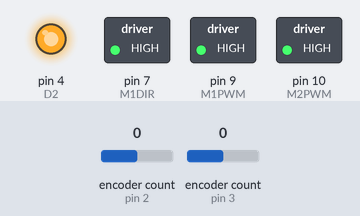
A sketch run on a simulated Arduino Uno, built with avr-gcc and run on an emulated ATmega328P. On the bench: switched loads named in the sketch (green lamp = pin HIGH), output pins drawn as LEDs (lit = HIGH). The test bench sets the inputs (shaded band); at power-on: encoder count (sensors on pin 2, pin 3) 0. What the sketch prints to the serial monitor is not drawn.

Above: at 0.1 s.
Timing chart, 0 to 1.6 s (numbered marks = the images above):
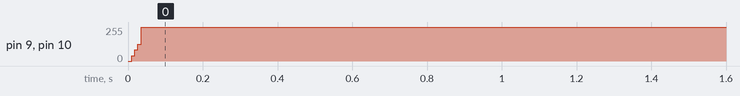

Measured:
- by itself, pin 9 (M1PWM), pin 10 (M2PWM): 0/255 → 255/255 at 0.01 s

The sketch:

demo2_arduino.ino
```cpp
//in this file we handle the arduino communcation with the motors for our robot. You can see the well commented code for our controllers that allows for us to complete this demo.

#include "Arduino.h"
#define ENCODER_OPTIMIZE_INTERRUPTS
#include <Encoder.h>
#include <Wire.h>
#define SLAVE_ADDRESS 0X04

//Define constants for numerial and pin input/output operations
#define pi 3.1415
#define D2 4
#define M1DIR 7
#define M2DIR 8
#define M1PWM 9
#define M2PWM 10
#define SF 12
#define period 8

//Variables for MATLAB serial communication
String InputString = ""; // a string to hold incoming data
bool StringComplete = false;


//Variables for forward velocity PI controller
float setRhoPrime = 0;
float finalRhoPrime = 0;
float kpRhoPrime = 5;  //I changed this.. could be tuned. Literally don't touch these two
float kiRhoPrime = 1; //tune
float rhoIntegrator = 0;
float eRhoPrime;

//Variables for angular velocity PI controller
float setPhiPrime;
float finalPhiPrime;
float kpPhiPrime = 10;

float kiPhiPrime = 0;
float phiIntegrator = 0;
float ePhiPrime;
float delta = 0;

//Variables to define theta and thetadot on motor 1
float theta1 = 0;
float thetaold1 = 0;
float thetadot1 = 0;

//Variables to define theta and thetadot on motor 2
float theta2 = 0;
float thetaold2 = 0;
float thetadot2 = 0;

//Variables to define the voltages applied to the two motor system
float va;
float deltaVa;

//Variables to define characteristsics of the motors width and wheel radius
float radius = 0.075;
float distance = 0.355;

//Variables to define the individual voltages applied to motors 1 and 2
float v1;
float v2;

//Variables to define the individual pulse-width modulations applied to motors 1 and 2
float PWM1;
float PWM2;

//Variables to define the true forward and angular velocities calculated from the encoder readings
float rhoPrime;
float phiPrime;

//Variables for use in conditional statements of either gradual velocity incrementation of time readings
int i = 1;
int j = 1;

//Variables for use to store time values in thetadot calculations
unsigned long t = 0;
unsigned long told = 0;

//Variables for use to store time values in P(I)(D) controllers
double Ts = 0;
double Tc = millis();

//Variable for Demo2 that faciliatates data transfer between Pi and Arduino
/*float data = 0;*/

//Variables for angular position PID controller
float setPhi = 0.6;
float phi = 0;
float ePhi = 0;
//2.25
float phiKp = 6; //tune
//0.001
float phiKi = 1; //tune
float phiKd = 0.01; //tune
float positionIntegrator = 0;
float phiDerivative = 0;
float ePhiPast = 0;

//Variables to define parameters for straight motion
float setForwardDistance = 0;
float rho = 0;
float distanceMultiplier = 0;
signed char data = 0;
float last_data = 0;
int counter = 0;
bool marker_was_found = false;
bool moving_forward = false;
bool set_distance_once = false;
bool check_once = false;
int my_arr[] = {0,0,0,0,0};
bool stop_hardcoding = false;
bool garbage_value = false;
int next_state = 0;

//Defines encoders 1 and 2 and their respective pin connections
Encoder ENC1(3, 5);
Encoder ENC2(2, 6);

signed char data_test[32] = {0};
int i_test = 0;
float dist = 0;
float angle_desired = 0;
bool started_receiving_data = false;
bool once = false;
bool aruco_off_frame = false;
void setup() {

  //Sets baud rate and prints serial montitor statement
  Serial.begin(115200);
  InputString.reserve(200);
  Serial.println("Ready!");

  //Initites pin channels as 'HIGH' or as 'inputs/outputs'
  digitalWrite(D2, HIGH);
  pinMode(M1DIR, OUTPUT);
  pinMode(M1DIR, OUTPUT);
  pinMode(M1PWM, OUTPUT);
  pinMode(M2PWM, OUTPUT);
  pinMode(SF, INPUT);
  pinMode(D2, OUTPUT);

  //Defines forward/backward directions for the motors
  digitalWrite(M1DIR, 1); // 1 = forward, 0 = backward
  digitalWrite(M2DIR, 0); // 0 = forward, 1 = backward

  //Demo2 data transfer code
  Wire.begin(SLAVE_ADDRESS);
  Wire.onReceive(receiveData);
}

void loop() {


  switch(next_state){
    case 0:
      if (abs(ePhi) < 0.02){
          ENC1.write(0); //reset encoders
          ENC2.write(0);
//        ph/iKp = 12;
          setPhi =  0.600; //rotate our setPhi again
          setForwardDistance = 0;
          setRhoPrime = 0;
          finalRhoPrime = 0;
      }
      if (started_receiving_data == true){
        next_state = 1;
      }
      break;

    case 1:
      phiKp = 10;
      phiKi = 1.3;
      setPhi = angle_desired;

//      if (garbage_value == false){
//        next_state = 2;
//      }
      break;
    case 2:
      //some way to move to case 3
      if ((setPhi > 0.01 || setPhi < -0.01) && set_distance_once == false){
        next_state = 3;
      }
      break;
    case 3:
       ENC1.write(0); //resets encoders
       ENC2.write(0);
//       next_st/ate = 0;
       break;

  }

//  if (started_receiving_data == true){ //if we have data other than 0's
//    phiKp = 1.5;
//    phiKi = 0.0001;
////    if (ePhi > 0.01 || ePhi < -0.01){
////      setPhi = angle_desired;  //lets set our phi
////    }
////    i/f (once == false){
//      if (garbage_value == false){
//        Serial.println("setPhi");
//          setPhi = angle_desired;  //lets set our phi
//
//      }
////    }/
//
//    if ((setPhi > 0.01 || setPhi < -0.01) && set_distance_once == false){ //resets encoders if angle >0 and we have not moved forward
//      //could maybe delete set_distance_once?? not sure though.
////      if (once == false){
//       ENC1.write(0); //resets encoders
//       ENC2.write(0);
////
//////       phi = 0;
////       once = true; //this should be useless so can prob delete
//      }
//
//
//  } //end of started_receiving data if

  //MATLAB communication code
  if (StringComplete) {
       StringComplete = false;
  }

  //Reads time to check for duration since previous run
  told = t;
  while(millis()<told + period);
  t = millis();

  //Calculation of thetadot for motor 1 by calculations for the encoder readings
  thetaold1 = theta1;
  theta1 = (float)ENC1.read() * -2 * pi / 3200;

  float deltat1 = t-told;
  float deltatheta1 = theta1 - thetaold1;

  deltat1 = deltat1/1000;
  thetadot1 = deltatheta1/deltat1;

  //Calculation of thetadot for motor 2 by calculations for the encoder readings
  thetaold2 = theta2;
  theta2 = (float)ENC2.read() * 2 * pi / 3200;

  float deltat2 = t-told;
  float deltatheta2 = theta2 - thetaold2;

  deltat2 = deltat2/1000;
  thetadot2 = deltatheta2/deltat2;

  //Calculation of current Rho (forward motion) using the change in the wheel's circuimference
  rho = rho + radius*((deltatheta1+deltatheta2)/2);

  //Angular position PID controller that uses proportional, integral, and derivative error to reach a set phi (angle in radians) value.


  phi = radius*(theta1-theta2)/distance;


  ePhi = setPhi - phi; //phi error


  if (ePhi < 0.03 && ePhi > -0.03){ //if we are close to the marker, I think this could also be changed to 'setPhi' instead of ePhi's, worth a shot
//    Serial.println("in the small ephi if");

    if (started_receiving_data == true && set_distance_once == false){
//        ENC1.write(0);
//        ENC2.write(0); // maybe reset encoders? probably dont do this

//        setPhi = angle_desired; //set phi (again? might not be needed)
//        Serial.println(setPhi);


//        if (setPhi < 0.03 && setPhi > -0.03){ //as long as our set phi is rather small lets move forward, COULD BE TUNED/CHANGED to 0.05, 0.01, etc.


          //if we have not set the distance yet, and we have a dist value greater than 2, lets ride!
//          Serial.println(dist);
          if (set_distance_once == false && dist > 2 ){

//            setPhi = 0;
//            Serial.println("made it to set dist");
            setForwardDistance = 15; //setting dist
//            Serial.println(setForwardDistance);
            setRhoPrime = 1;
            finalRhoPrime = 1;
            stop_hardcoding = true;
            garbage_value = true;
//            Serial.prin/tln("setting garbage");
          }


//        } //end of set phi if

    } //end of started receive data and set distance if


//        Serial.println(setForwardDistance);
//        Serial.println(setRhoPrime);


    //THIS AINT BROKE SO PROB NO TOUCHIE.. except for setPHi value??? maybe make it bigger/smaller??
//    if (started_receiving_data == false && set_distance_once == false){ //if we havent started receiving data
//
//      if (marker_was_found == false){ //if a marker is not found yet
//        ENC1.write(0); //reset encoders
//        ENC2.write(0);
////        ph/iKp = 12;
//        setPhi =  0.600; //rotate our setPhi again
//        setForwardDistance = 0;
//        setRhoPrime = 0;
//        finalRhoPrime = 0;
//      }
//
//
//    }


  } //This is the end of ephi if


if (dist < 2 && set_distance_once == false){ //if our distance is less than 2, let's stop and correct our angle to 0
//    Serial.println("hello");
    setForwardDistance = 0;
    setRhoPrime = 0;
    finalRhoPrime = 0;

  }
//  setPhi < 0.01 && setPhi > -0.01 &&

 if (set_distance_once == false && dist < 2 && dist != 0){ //if we have corrected to zero, then move forward the hardcoded distance

     set_distance_once = true; //no touchie


      setForwardDistance = 0.38; //no touchie
      setRhoPrime = 1; //I chose small values so it doesn't zoom (hopefully more accurate??) // possibly increase speed
      finalRhoPrime = 1;
      rho = 0;
      Serial.print(rho);
      Serial.println('\t');
      Serial.print("Hardcoded distance set");
      Serial.println('\t');

    }


 //begin all of the controller stuff

  positionIntegrator = positionIntegrator + ePhi*Ts/1000;

//  Serial.print(positionIntegrator);
//  Serial.print('\t');

  if (Ts > 0) {
    phiDerivative = (ePhi - ePhiPast)/Ts;
    ePhiPast = ePhi;
  }
  else {
    phiDerivative = 0;
  }

//Serial.print(phiDerivative);
//  Serial.print('\t');


  //Output of the PID controller is fed into the input variable for angular velocity controller
  setPhiPrime = phiKp*ePhi + phiKi*positionIntegrator + phiKd*phiDerivative;
  finalPhiPrime = setPhiPrime;

  if(abs(setPhiPrime) > 1) {
    setPhiPrime = 1*sgn(setPhiPrime);
    finalPhiPrime = 1*sgn(setPhiPrime);
    positionIntegrator = 0;


  }

  //Calculates the actual forward and angular velocitis
  rhoPrime = radius*(thetadot1 + thetadot2)/2;
  phiPrime = radius*(thetadot1 - thetadot2)/distance;

  //Conditional for stationary rotation with straight motion afterward

//    if (ePhi <= 0) {
//    setRhoPrime = 0.157;
//    finalRhoPrime = 0.157;
//  }

  //Condtional to cause incremental (by tenths) forward velocity increases (slow the step function)
  if(i <= 10) {
    setRhoPrime = setRhoPrime*0.1*i;
    i++;
  }

  else {
    setRhoPrime = finalRhoPrime;
  }

  //Condtional to cause incremental (by tenths) angular velocity increases (slow the step function)
  if(j <= 4) {
    setPhiPrime = setPhiPrime*0.25*j;
    j++;
  }

  else {
    setPhiPrime = finalPhiPrime;
  }


  //Conditional for travelling along an arc with straight motion afterward or just straight motion (if setPhi is set equal to zero)
//  if ((ePhi <= 0) && (setRhoPrime != 0)) {
//
//      //Converts meters to feet
////      setForwardDistance = 0;
//
//      //setForwardDistance = 1*0.305*2;
//
//      //Multipliers used are for tuning motion based on experiments with varying set meter distances
//      if (setForwardDistance <= 1) {
//
//        distanceMultiplier = 0.96;
//
//      }
//
//      if ((setForwardDistance > 1) && (setForwardDistance <= 2)) {
//
//        distanceMultiplier = 0.98;
//      }
//
//      if ((setForwardDistance > 2)&& (setForwardDistance <= 3)) {
//
//        distanceMultiplier = 0.98;
//      }
//
//  }

  distanceMultiplier = 0.98;

  //Prevents overshoot on the angle turn
  if(ePhi <= 0.005) {
    positionIntegrator = 0;
    phiDerivative = 0;
  }

//  Serial.println(setPhiPrime);
  //Start of PI controllers for both angular and forward velocity
  eRhoPrime = setRhoPrime - rhoPrime; //Rhoprime error
  ePhiPrime = setPhiPrime - phiPrime; //Phiprime error


  rhoIntegrator = rhoIntegrator + Ts*eRhoPrime/1000;
  phiIntegrator = phiIntegrator + Ts*ePhiPrime/1000;


  //Halts straight motion if rover attains the desired traveled distance
  if(rho >= distanceMultiplier*setForwardDistance) {
    //setForwardDistance = 0;
    eRhoPrime = 0;
    rhoIntegrator = 0;

  }

  //Defines the input voltages for the two motor system
  va = kpRhoPrime*eRhoPrime + kiRhoPrime*rhoIntegrator;
  deltaVa = kpPhiPrime*ePhiPrime + kiPhiPrime*phiIntegrator;

  //Defines the motor 1 and 2 voltages
  v1 = (va + deltaVa)/2;
  v2 = (va - deltaVa)/2;


//  if (started_receiving_data == true && set_distance_once == false && stop_hardcoding == false){
//    Serial.println("HARDCODING VOLT");
//      if ((setPhi) < 0.02 && (setPhi) > -0.02){
//        if (setPhi < 0){
//          v1 = 0;
//          v2 = .5;
//        }
//        if (setPhi > 0){
//          v1 = .5;
//          v2 = 0;
//        }
//      }
//    }


Serial.print(setRhoPrime);
Serial.println('\t');

  //Antiwindup and saturation for motor 1
  if (abs(va + deltaVa) > 7.6) {
      v1 = sgn(va+deltaVa)*7.6;
      rhoIntegrator = 0;
      phiIntegrator = 0;
  }

  //Antiwindup and saturation for motor 2
  if (abs(va - deltaVa) > 7.6) {
      v2 = sgn(va-deltaVa)*7.6;
      rhoIntegrator = 0;
      phiIntegrator = 0;
  }


  //converts output voltages to pwm values
  PWM1 = (abs(v1)/7.6)*255;
  PWM2 = (abs(v2)/7.6)*255;

//  Serial.println(PWM1);
//  Serial.println(PWM2);

  //The four if statements ensure the motors spin the correct direction based off the output voltages
  if (v1 < 0) {
      digitalWrite(M1DIR,0);
  }

  if (v2 < 0) {
      digitalWrite(M2DIR,1);
  }

  if (v1 >= 0) {
      digitalWrite(M1DIR,1);
  }


  if (v2 >= 0) {
      digitalWrite(M2DIR,0);
  }

  //Writing the pwm values to the motors

  analogWrite(M1PWM, PWM1);
  analogWrite(M2PWM, PWM2);

//  Serial.println(PWM1);
//  Serial.println(PWM2);

  //Read in time values
  Ts = millis() - Tc;
  Tc = millis();

  //Serial.print(setRhoPrime);
  //Serial.print("\t");
  //Serial.println("");

}

//Facilitates the commuincation between Arduino and MATLAB
void serialEvent() {
  while (Serial.available()) {
    // get the new byte:
    char inChar = (char)Serial.read();
    // add it to the inputString:
    InputString += inChar;
    // if the incoming character is a newline, set a flag
    // so the main loop can do something about it:
    if (inChar == '\n') {
      StringComplete = true;
    }
  }
}

//Function to check the sign of a value
int sgn(float uNumber) {
  int sign;
  if (uNumber >= 0) {
    sign = 1;
    return sign;
  }

  else {
    sign = -1;
    return sign;
  }
}

void receiveData(int byteCount){
    i_test = 0;

    while(Wire.available()) {

      data_test[i_test % 2] = Wire.read();

      my_arr[i_test % 5] = data_test[i_test % 2]; //this populates the array


      if (dist != 0 && angle_desired != 0){ //if we receive something other than 0
        started_receiving_data = true;
        marker_was_found = true;

      }


      if (my_arr[0] == 0 && my_arr[1] == 0 && my_arr[2] == 0 && my_arr[3] == 0 && my_arr[4] == 0){ //I don't think this does jack, but it aint broke so idk
          started_receiving_data = false; //this statement is needed but the conditional is wack, I was tryna do the last 5 data points being zero means we are probably just not detecting anything
//          Serial.println("my_arr thing worked");
      }


        if ((i_test % 2) == 0){

          angle_desired = (-1 * (float)data_test[i_test % 2] * 0.003682)+phi; //big math boi

        }
      if ((i_test % 2) == 1){
        dist = data_test[i_test % 2] * 0.1;
      }
      i_test++;

  } //end of while loop

//      Serial.println(("ANGLE"));
//      Serial.println(angle_desired);
//      Serial.println(("DIST"));
//      Serial.println(dist);
}
```
